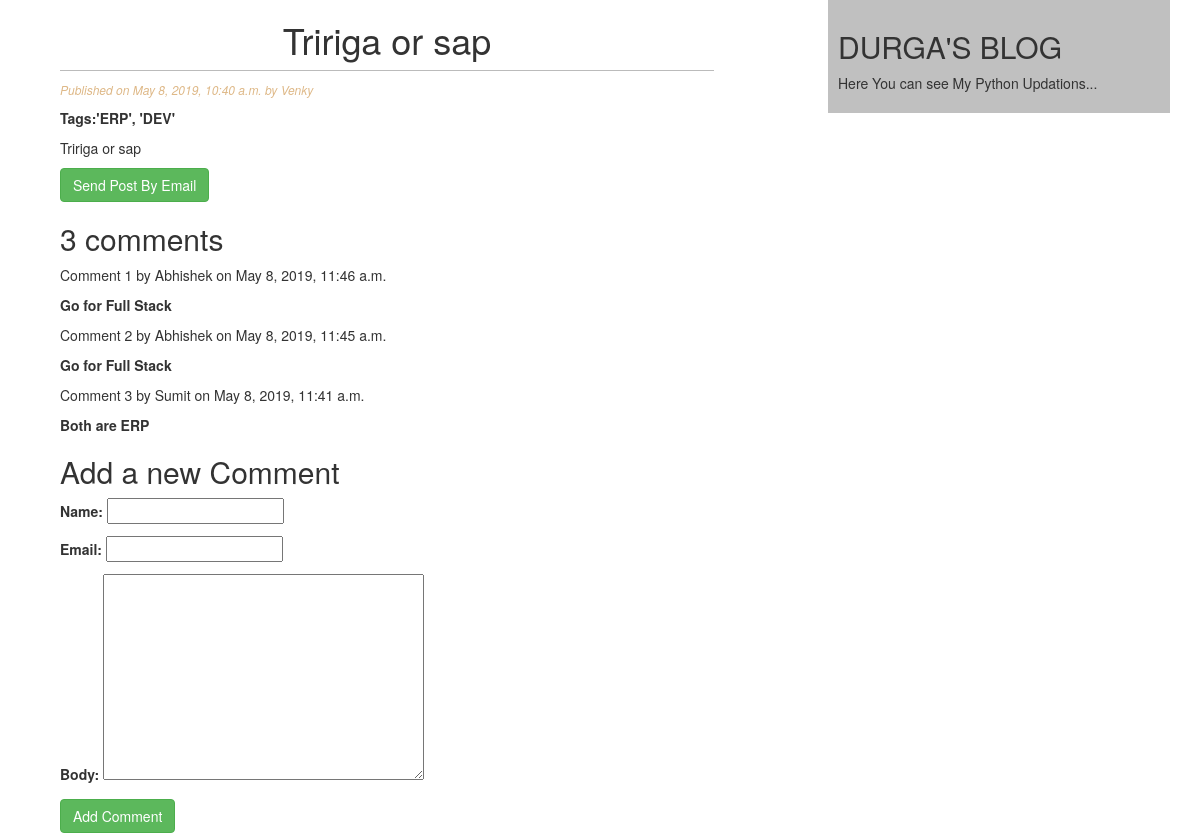
Page /2019/05/08/tririga-or-sap/ on the committed database.
### blog/models.py (models this page shows, shortened)
class Post(models.Model):
    STATUS_CHOICES=(('draft','Draft'),('published','Published'))
    title=models.CharField(max_length=264)
    slug=models.SlugField(max_length=264,unique_for_date='publish')
    author=models.ForeignKey(User,related_name='blog_posts')
    body=models.TextField()
    publish=models.DateTimeField(default=timezone.now)
    created=models.DateTimeField(auto_now_add=True)#datetime of create() action
    updated=models.DateTimeField(auto_now=True)#datetme of save() action
    status=models.CharField(max_length=10,choices=STATUS_CHOICES,default='draft')
    objects=CustomManager() # custom manager
    tags = TaggableManager()  # The manager will allow you to add, retrieve, and remove tags from tags objects. Post
    class Meta:
        ordering=('-publish',)

class Comment(models.Model):
    post = models.ForeignKey(Post,related_name ='comments')
    name = models.CharField(max_length=32)
    email = models.EmailField()
    body = models.TextField()
    created = models.DateTimeField(auto_now_add=True)
    updated = models.DateTimeField(auto_now =True)
    active = models.BooleanField(default=True)
    class Meta:
        ordering = ('-created',)

### blog/views.py (the view, shortened to what this page needs)
# urls.py: url(r'^(?P<year>\d{4})/(?P<month>\d{2})/(?P<day>\d{2})/(?P<post>[-\w]+)/$', views.post_detail_view,name='post_detail'),
def post_detail_view(request,year,month,day,post):
    post=get_object_or_404(Post,slug=post,
                                status='published',
                                publish__year=year,
                                publish__month=month,
                                publish__day=day)
    comments = post.comments.filter(active=True)
    comment_form = CommentForm
    return render(request,'blog/post_detail.html',{'post':post,'comments':comments,'comment_form':comment_form})

### blog/models.py (called while the page is built)
    def get_queryset(self):
        return super().get_queryset().filter(status='published')

### templates/blog/post_detail.html (shortened to what this page needs)
<!DOCTYPE html>
{%extends 'blog/base.html'%}
{%block content%}
       <h1>{{post.title}}</h1>
       <p id='date'>Published on {{post.publish}} by {{post.author|title}}</p>
       <p class="tags"><b>Tags:{{ post.tags.all|join:", " }}</b> </p>
       {{post.body|linebreaks}}
       <a href="/{{post.id}}/share" class="btn btn-success">Send Post By Email</a>
       {% with comments.count as total_comments %}
               <h2>{{ total_comments }} comment{{ total_comments|pluralize }} </h2>
       {% endwith %}
       {% for comment in comments %}
              <div class="comment" >
                     <p class="info">Comment {{ forloop.counter }} by {{ comment.name }} on {{ comment.created }}
                            &nbsp&nbsp&nbsp<b>{{ comment.body|linebreaks }}</b>
                     </p>
              </div>
              {% empty %}
              <p>There are no comments yet.</p>
       {% endfor %}
       {% if new_comment %}
           <h2>Your Comment has been added</h2>
       {% else %}
           <h2>Add a new Comment</h2>
           <form method ='POST' class="form-inline">
                  <div class="form-group">
                  {{comment_form.as_p}}
                  <input type="submit" class="btn btn-success" value="Add Comment">
                  </div>
           </form>
       {% endif %}
{%endblock%}

### static/css/blog.css (style rules this page uses)
h1 { text-align: center; border-bottom: 1px solid #bbb; padding: 0 0 10px 0; }
#date { color: burlywood; font-size:12px; font-style: italic; }

### rows in the picture
Post: title "Tririga or sap", publish "May 8, 2019, 10:40 a.m.", author "Venky", tags.all "'ERP', 'DEV'", body "Tririga or sap"
Comment: name "Abhishek", created "May 8, 2019, 11:46 a.m."
Comment: name "Abhishek", created "May 8, 2019, 11:45 a.m."
Comment: name "Sumit", created "May 8, 2019, 11:41 a.m."

### other values in the picture
{{ total_comments }} "3"
